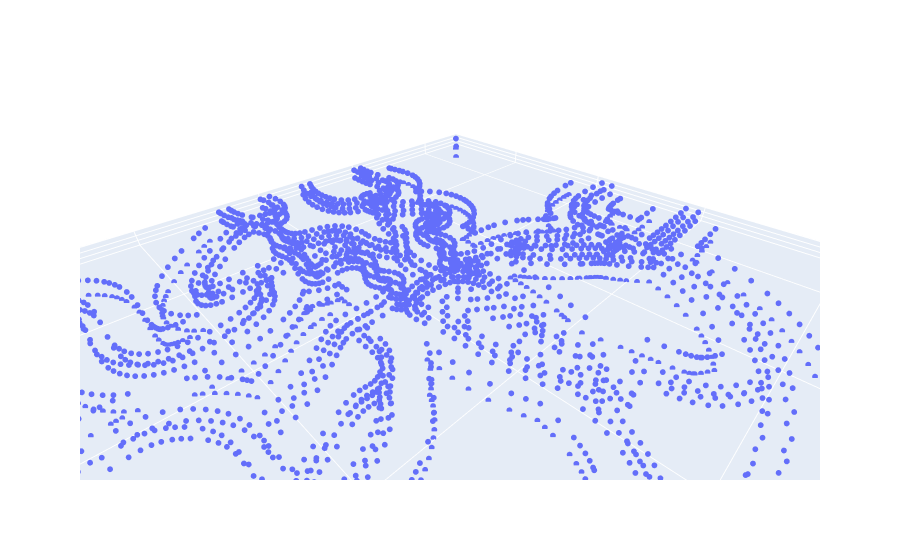

Notebook source saved alongside this figure:
### Code cell
# drive.mount('/content/drive')
# drive_path = "/content/drive/MyDrive/Research/PhD/Scripts/"
# stl_file_path = drive_path + "test_part.stl"
# stl_file_path = "./test_part.stl"
# stl_file_path = "./vessel_half.stl"
# stl_file_path = "./circle_split.stl"
# stl_file_path = "./vessel_quarter.stl"
# stl_file_path = "./simple_split.stl"
stl_file_path = "./neuro_model.stl"




mesh_data = mesh.Mesh.from_file(stl_file_path)

# Extract vertices
vertices = mesh_data.vectors.reshape((-1, 3))

# Create a 3D scatter plot
fig = make_subplots(rows=1, cols=1, specs=[[{'type': 'scatter3d'}]])

fig.add_trace(go.Scatter3d(
    x=vertices[:, 0],
    y=vertices[:, 1],
    z=vertices[:, 2],
    mode='markers',
    marker=dict(size=2),
))

# Set layout
fig.update_layout(scene=dict(aspectmode="data"))

# Show the plot
fig.show()

### Figure 1 — Plotly figure (JSON) as saved in the notebook; plotly's stock layout.template omitted (floating-point values rounded to 4 significant figures; data arrays with more than 128 entries replaced by an {"elided": "..."} marker saying what was removed)
{"data": [{"marker": {"size": 2}, "mode": "markers", "type": "scatter3d", "x": {"elided": "15840 float values"}, "y": {"elided": "15840 float values"}, "z": {"elided": "15840 int values"}}], "layout": {"scene": {"aspectmode": "data", "domain": {"x": [0, 1], "y": [0, 1]}}}}
